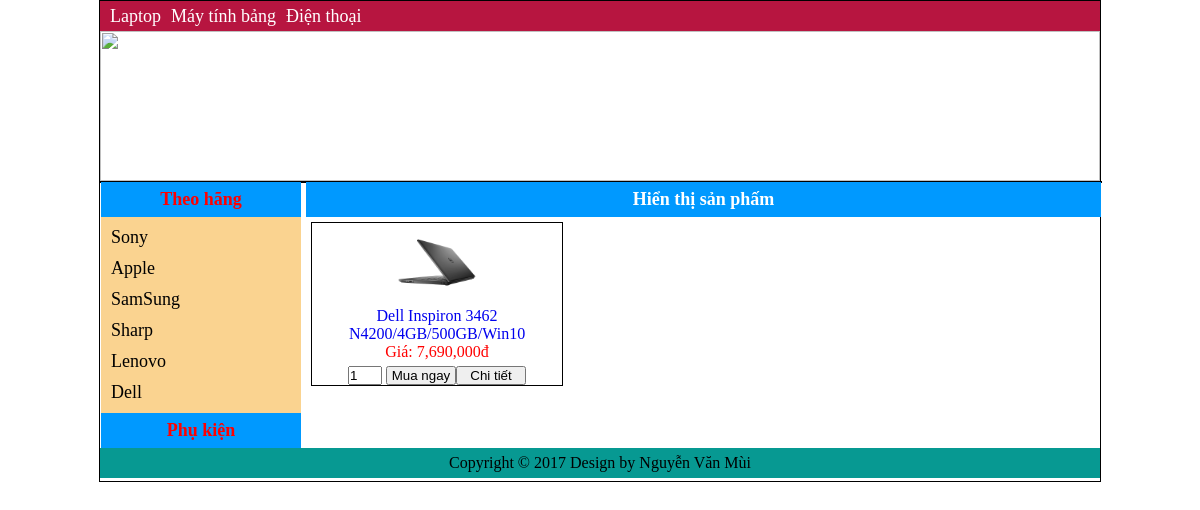
The app's page /index.php?action=danhmuc&dm=3 with its own data.
### tables this page shows
CREATE TABLE `danhmucsp` (
  `iddm` int(11) NOT NULL,
  `TenDM` varchar(100) NOT NULL,
  `idhang` int(11) NOT NULL
);

CREATE TABLE `hangsx` (
  `idhang` int(11) NOT NULL,
  `TenHang` varchar(50) NOT NULL,
  `ThuTu` int(11) NOT NULL,
  `AnHien` int(11) NOT NULL
);

CREATE TABLE `sanpham` (
  `id` int(11) NOT NULL,
  `TenSP` varchar(150) NOT NULL,
  `Chitiet` varchar(250) NOT NULL,
  `Hinhanh` varchar(300) NOT NULL,
  `GiaSP` double NOT NULL,
  `GhiChu` varchar(150) NOT NULL,
  `iddm` int(11) NOT NULL,
  `SoLuong` int(11) NOT NULL,
  `NgayNhap` date NOT NULL,
  `idhang` int(11) NOT NULL
);

### View/menu_thuonghieu.php (the view, shortened to what this page needs)
<form method="post" action="View_theohangsx.php">
<?php
	require('./module/connet.php');
	$sql = "select * from hangsx where anhien=1 order by thutu asc";
	$query = mysqli_query($con, $sql);
  	if(mysqli_num_rows($query) > 0){
		while($row = mysqli_fetch_array($query)){?>
        <li><a href="index.php?action=hang&hangsx=<?php echo $row['idhang']; ?>"><?php echo $row['TenHang']; ?></a></li>
        <?php
		}
	}
?>
</form>

### View/menu_top.php (shortened to what this page needs)
<!DOCTYPE html>
<html>
<head>
</head>
<body>
<?php
	require('./module/connet.php');
	$sql = "select * from danhmucsp order by iddm desc";
	$query = mysqli_query($con, $sql);
  	if(mysqli_num_rows($query) > 0){
		while($row = mysqli_fetch_array($query)){?>
        <li><a href="index.php?action=danhmuc&dm=<?php echo $row['iddm']; ?>"><?php echo $row['TenDM']; ?></a></li>
        <?php
		}
	}
?>
</body>
</html>

### View/view_danhmuc.php (shortened to what this page needs)
<?php
    require('./module/connet.php');
	if(isset($_GET['dm'])){
		$id=$_GET['dm'];
  	$sql = "select * from sanpham where iddm=$id order by id desc";
  	$query = mysqli_query($con, $sql);
  	if(mysqli_num_rows($query) > 0){
		while($row = mysqli_fetch_array($query)){?>
        <div>
        	<form method="post" action="dathang.php?action=add&id=<?php echo $row["id"];?>" >
			<li><a href="#">
				<img src="<?php echo $row['Hinhanh'];?>" style="width:80px; height:80px"/>
				<?php echo "<p>".$row['TenSP']."</p>";
				echo "<p style='color:#F00';>Giá: ".number_format($row['GiaSP'])."đ</p>";echo "</a>";?>
				<input type="text" name="quantity" class="form-control" value="1" style=" width:30px;" />
				<?php echo "<input type='submit' name='btn_dathang' style='margin-top:5px; width:70px' value='Mua ngay'/>";
				echo "<input type='submit' name='chitiet' style='margin-top:5px; width:70px' class='btn btn-success' value='Chi tiết' />";
				?>
			</li>
			</form>
		</div>
        <?php
		}
	}
	}
?>

### style/style.css (style rules this page uses)
* { padding:0; margin:0; }
.menu ul li { float:left; line-height:30px; margin-left:10px; }
.menu ul li a { text-decoration:none; color: #FFF; }
.danhsach ul li { margin-left:10px; margin:10px; }
.danhsach ul li a { text-decoration:none; color:#000; }
.danhsachall ul li { width:250px; height:auto; text-align:center; float:left; margin:5px; border:1px solid #000; }
.danhsachall ul li a { text-decoration:none; margin-top:5px; }

### records on screen
danhmucsp: TenDM "Laptop"
danhmucsp: TenDM "Máy tính bảng"
danhmucsp: TenDM "Điện thoại"
hangsx: TenHang "Sony"
hangsx: TenHang "Apple"
hangsx: TenHang "SamSung"
hangsx: TenHang "Sharp"
hangsx: TenHang "Lenovo"
hangsx: TenHang "Dell"
sanpham: Hinhanh (picture), TenSP "Dell Inspiron 3462 N4200/4GB/500GB/Win10", GiaSP "7,690,000"
